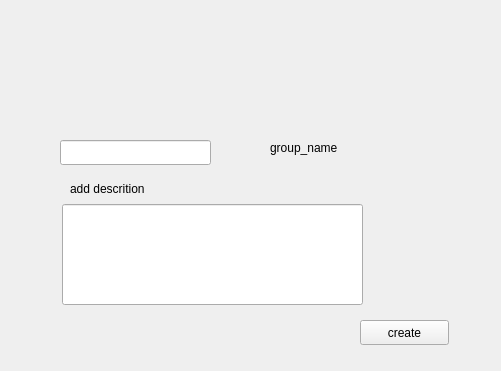
<?xml version="1.0" encoding="UTF-8"?>
<ui version="4.0">
 <class>groupcreate</class>
 <widget class="QWidget" name="groupcreate">
  <property name="geometry">
   <rect>
    <x>0</x>
    <y>0</y>
    <width>501</width>
    <height>371</height>
   </rect>
  </property>
  <property name="windowTitle">
   <string>Form</string>
  </property>
  <widget class="QLabel" name="label">
   <property name="geometry">
    <rect>
     <x>70</x>
     <y>180</y>
     <width>101</width>
     <height>17</height>
    </rect>
   </property>
   <property name="text">
    <string>add descrition</string>
   </property>
  </widget>
  <widget class="QLabel" name="label_2">
   <property name="geometry">
    <rect>
     <x>270</x>
     <y>140</y>
     <width>91</width>
     <height>16</height>
    </rect>
   </property>
   <property name="text">
    <string>group_name</string>
   </property>
  </widget>
  <widget class="QPushButton" name="send">
   <property name="geometry">
    <rect>
     <x>360</x>
     <y>320</y>
     <width>89</width>
     <height>25</height>
    </rect>
   </property>
   <property name="text">
    <string>create</string>
   </property>
  </widget>
  <widget class="QLineEdit" name="gropu_name">
   <property name="geometry">
    <rect>
     <x>60</x>
     <y>140</y>
     <width>151</width>
     <height>25</height>
    </rect>
   </property>
  </widget>
  <widget class="QLineEdit" name="lineEdit">
   <property name="geometry">
    <rect>
     <x>62</x>
     <y>204</y>
     <width>301</width>
     <height>101</height>
    </rect>
   </property>
  </widget>
 </widget>
 <resources/>
 <connections/>
</ui>
